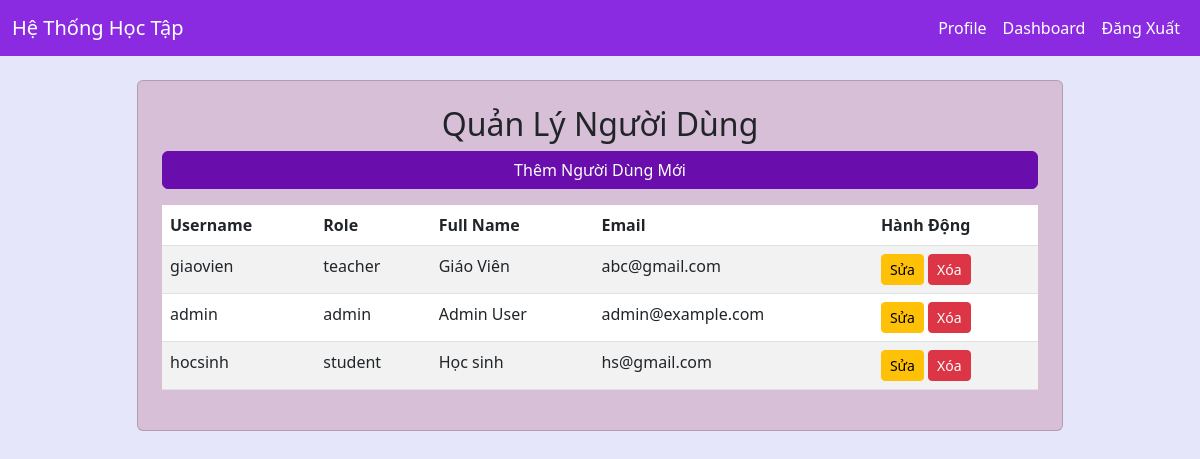
/admin/manage_users (signed in), run on the app's committed database.
### models.py (models this page shows)
class User(db.Model):
    __tablename__ = 'user'  # Thêm tên bảng để tránh xung đột
    id = db.Column(db.Integer, primary_key=True)
    username = db.Column(db.String(80), unique=True, nullable=False)
    password = db.Column(db.String(120), nullable=False)
    role = db.Column(db.String(20), nullable=False)  # admin, teacher, student
    full_name = db.Column(db.String(100))
    email = db.Column(db.String(120), unique=True)
    courses = db.relationship('Course', backref='teachers', lazy=True, foreign_keys='Course.teacher_id')

class Student(db.Model):
    __tablename__ = 'student'  # Thêm tên bảng để tránh xung đột
    id = db.Column(db.Integer, primary_key=True)
    username = db.Column(db.String(80), unique=True, nullable=False)
    password = db.Column(db.String(120), nullable=False)
    full_name = db.Column(db.String(100))
    email = db.Column(db.String(120), unique=True)

### admin/routes.py (the view)
@admin_bp.route('/manage_users')
def manage_users():
    if session.get('role') != 'admin':
        flash('Bạn không có quyền truy cập!', 'danger')
        return redirect(url_for('auth.login'))
    users = User.query.all() + [s for s in Student.query.all() if s not in User.query.all()]
    return render_template('manage_users.html', users=users)

### templates/manage_users.html (shortened to what this page needs)
{% extends "base.html" %}
{% block content %}
<div class="row justify-content-center">
    <div class="col-md-10">
        <div class="card p-4">
            <h2 class="text-center">Quản Lý Người Dùng</h2>
            <a href="{{ url_for('admin.add_user') }}" class="btn btn-primary mb-3">Thêm Người Dùng Mới</a>
            <table class="table table-striped">
                <thead>
                    <tr>
                        <th>Username</th>
                        <th>Role</th>
                        <th>Full Name</th>
                        <th>Email</th>
                        <th>Hành Động</th>
                    </tr>
                </thead>
                <tbody>
                    {% for user in users %}
                    <tr>
                        <td>{{ user.username }}</td>
                        <td>{{ user.role if user.role else 'student' }}</td>
                        <td>{{ user.full_name or 'Chưa có' }}</td>
                        <td>{{ user.email or 'Chưa có' }}</td>
                        <td>
                            <a href="{{ url_for('admin.edit_user', user_id=user.id) }}" class="btn btn-warning btn-sm">Sửa</a>
                            <form method="POST" action="{{ url_for('admin.delete_user', user_id=user.id) }}" style="display:inline;">
                                <button type="submit" class="btn btn-danger btn-sm" onclick="return confirm('Bạn có chắc muốn xóa?')">Xóa</button>
                            </form>
                        </td>
                    </tr>
                    {% endfor %}
                </tbody>
            </table>
        </div>
    </div>
</div>
{% endblock %}

### templates/base.html (style rules this page uses)
body { background-color: #e6e6fa; color: #4b0082; }
.btn-primary { background-color: #6a0dad; border-color: #6a0dad; }
.card { background-color: #d8bfd8; }

### data on the page
User: username "giaovien", role "teacher", full_name "Giáo Viên", email "abc@gmail.com"
User: username "admin", role "admin", full_name "Admin User", email "admin@example.com"
Student: username "hocsinh", role "student", full_name "Học sinh", email "hs@gmail.com"
